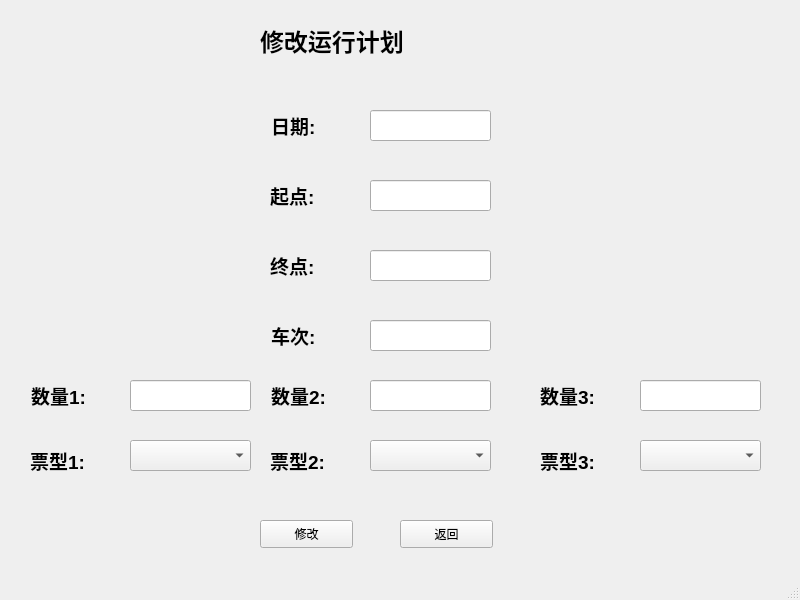
<?xml version="1.0" encoding="UTF-8"?>
<ui version="4.0">
 <class>QtModifyPlan</class>
 <widget class="QMainWindow" name="QtModifyPlan">
  <property name="geometry">
   <rect>
    <x>0</x>
    <y>0</y>
    <width>800</width>
    <height>600</height>
   </rect>
  </property>
  <property name="windowTitle">
   <string>MainWindow</string>
  </property>
  <widget class="QWidget" name="centralwidget">
   <widget class="QLineEdit" name="lineEdit_2">
    <property name="geometry">
     <rect>
      <x>370</x>
      <y>180</y>
      <width>121</width>
      <height>31</height>
     </rect>
    </property>
   </widget>
   <widget class="QLabel" name="label_11">
    <property name="geometry">
     <rect>
      <x>260</x>
      <y>10</y>
      <width>311</width>
      <height>61</height>
     </rect>
    </property>
    <property name="text">
     <string>&lt;html&gt;&lt;head/&gt;&lt;body&gt;&lt;p&gt;&lt;span style=&quot; font-size:18pt; font-weight:600;&quot;&gt;修改运行计划&lt;/span&gt;&lt;/p&gt;&lt;/body&gt;&lt;/html&gt;</string>
    </property>
   </widget>
   <widget class="QLineEdit" name="lineEdit_4">
    <property name="geometry">
     <rect>
      <x>370</x>
      <y>320</y>
      <width>121</width>
      <height>31</height>
     </rect>
    </property>
   </widget>
   <widget class="QLineEdit" name="lineEdit">
    <property name="geometry">
     <rect>
      <x>370</x>
      <y>110</y>
      <width>121</width>
      <height>31</height>
     </rect>
    </property>
   </widget>
   <widget class="QLabel" name="label_9">
    <property name="geometry">
     <rect>
      <x>31</x>
      <y>380</y>
      <width>81</width>
      <height>31</height>
     </rect>
    </property>
    <property name="text">
     <string>&lt;html&gt;&lt;head/&gt;&lt;body&gt;&lt;p&gt;&lt;span style=&quot; font-size:14pt; font-weight:600;&quot;&gt;数量1:&lt;/span&gt;&lt;/p&gt;&lt;/body&gt;&lt;/html&gt;</string>
    </property>
   </widget>
   <widget class="QComboBox" name="comboBox">
    <property name="geometry">
     <rect>
      <x>370</x>
      <y>440</y>
      <width>121</width>
      <height>31</height>
     </rect>
    </property>
    <item>
     <property name="text">
      <string/>
     </property>
    </item>
    <item>
     <property name="text">
      <string>一等座</string>
     </property>
    </item>
    <item>
     <property name="text">
      <string>二等座</string>
     </property>
    </item>
    <item>
     <property name="text">
      <string>无座</string>
     </property>
    </item>
    <item>
     <property name="text">
      <string>商务座</string>
     </property>
    </item>
    <item>
     <property name="text">
      <string>硬座</string>
     </property>
    </item>
    <item>
     <property name="text">
      <string>软座</string>
     </property>
    </item>
    <item>
     <property name="text">
      <string>硬卧上</string>
     </property>
    </item>
    <item>
     <property name="text">
      <string>硬卧中</string>
     </property>
    </item>
    <item>
     <property name="text">
      <string>硬卧下</string>
     </property>
    </item>
    <item>
     <property name="text">
      <string>软卧下</string>
     </property>
    </item>
    <item>
     <property name="text">
      <string>高级软卧</string>
     </property>
    </item>
    <item>
     <property name="text">
      <string>特等座</string>
     </property>
    </item>
   </widget>
   <widget class="QLabel" name="label_2">
    <property name="geometry">
     <rect>
      <x>270</x>
      <y>175</y>
      <width>81</width>
      <height>41</height>
     </rect>
    </property>
    <property name="text">
     <string>&lt;html&gt;&lt;head/&gt;&lt;body&gt;&lt;p&gt;&lt;span style=&quot; font-size:14pt; font-weight:600;&quot;&gt;起点:&lt;/span&gt;&lt;/p&gt;&lt;/body&gt;&lt;/html&gt;</string>
    </property>
   </widget>
   <widget class="QLabel" name="label">
    <property name="geometry">
     <rect>
      <x>271</x>
      <y>110</y>
      <width>81</width>
      <height>31</height>
     </rect>
    </property>
    <property name="text">
     <string>&lt;html&gt;&lt;head/&gt;&lt;body&gt;&lt;p&gt;&lt;span style=&quot; font-size:14pt; font-weight:600;&quot;&gt;日期:&lt;/span&gt;&lt;/p&gt;&lt;/body&gt;&lt;/html&gt;</string>
    </property>
   </widget>
   <widget class="QLineEdit" name="lineEdit_7">
    <property name="geometry">
     <rect>
      <x>130</x>
      <y>380</y>
      <width>121</width>
      <height>31</height>
     </rect>
    </property>
   </widget>
   <widget class="QComboBox" name="comboBox_3">
    <property name="geometry">
     <rect>
      <x>130</x>
      <y>440</y>
      <width>121</width>
      <height>31</height>
     </rect>
    </property>
    <item>
     <property name="text">
      <string/>
     </property>
    </item>
    <item>
     <property name="text">
      <string>一等座</string>
     </property>
    </item>
    <item>
     <property name="text">
      <string>二等座</string>
     </property>
    </item>
    <item>
     <property name="text">
      <string>无座</string>
     </property>
    </item>
    <item>
     <property name="text">
      <string>商务座</string>
     </property>
    </item>
    <item>
     <property name="text">
      <string>硬座</string>
     </property>
    </item>
    <item>
     <property name="text">
      <string>软座</string>
     </property>
    </item>
    <item>
     <property name="text">
      <string>硬卧上</string>
     </property>
    </item>
    <item>
     <property name="text">
      <string>硬卧中</string>
     </property>
    </item>
    <item>
     <property name="text">
      <string>硬卧下</string>
     </property>
    </item>
    <item>
     <property name="text">
      <string>软卧下</string>
     </property>
    </item>
    <item>
     <property name="text">
      <string>高级软卧</string>
     </property>
    </item>
    <item>
     <property name="text">
      <string>特等座</string>
     </property>
    </item>
   </widget>
   <widget class="QLineEdit" name="lineEdit_3">
    <property name="geometry">
     <rect>
      <x>370</x>
      <y>250</y>
      <width>121</width>
      <height>31</height>
     </rect>
    </property>
   </widget>
   <widget class="QLabel" name="label_3">
    <property name="geometry">
     <rect>
      <x>270</x>
      <y>245</y>
      <width>72</width>
      <height>41</height>
     </rect>
    </property>
    <property name="text">
     <string>&lt;html&gt;&lt;head/&gt;&lt;body&gt;&lt;p&gt;&lt;span style=&quot; font-size:14pt; font-weight:600;&quot;&gt;终点:&lt;/span&gt;&lt;/p&gt;&lt;/body&gt;&lt;/html&gt;</string>
    </property>
   </widget>
   <widget class="QLabel" name="label_10">
    <property name="geometry">
     <rect>
      <x>30</x>
      <y>440</y>
      <width>72</width>
      <height>41</height>
     </rect>
    </property>
    <property name="text">
     <string>&lt;html&gt;&lt;head/&gt;&lt;body&gt;&lt;p&gt;&lt;span style=&quot; font-size:14pt; font-weight:600;&quot;&gt;票型1:&lt;/span&gt;&lt;/p&gt;&lt;/body&gt;&lt;/html&gt;</string>
    </property>
   </widget>
   <widget class="QPushButton" name="pushButton_3">
    <property name="geometry">
     <rect>
      <x>400</x>
      <y>520</y>
      <width>93</width>
      <height>28</height>
     </rect>
    </property>
    <property name="text">
     <string>返回</string>
    </property>
   </widget>
   <widget class="QLineEdit" name="lineEdit_6">
    <property name="geometry">
     <rect>
      <x>640</x>
      <y>380</y>
      <width>121</width>
      <height>31</height>
     </rect>
    </property>
   </widget>
   <widget class="QLineEdit" name="lineEdit_5">
    <property name="geometry">
     <rect>
      <x>370</x>
      <y>380</y>
      <width>121</width>
      <height>31</height>
     </rect>
    </property>
   </widget>
   <widget class="QComboBox" name="comboBox_2">
    <property name="geometry">
     <rect>
      <x>640</x>
      <y>440</y>
      <width>121</width>
      <height>31</height>
     </rect>
    </property>
    <item>
     <property name="text">
      <string/>
     </property>
    </item>
    <item>
     <property name="text">
      <string>一等座</string>
     </property>
    </item>
    <item>
     <property name="text">
      <string>二等座</string>
     </property>
    </item>
    <item>
     <property name="text">
      <string>无座</string>
     </property>
    </item>
    <item>
     <property name="text">
      <string>商务座</string>
     </property>
    </item>
    <item>
     <property name="text">
      <string>硬座</string>
     </property>
    </item>
    <item>
     <property name="text">
      <string>软座</string>
     </property>
    </item>
    <item>
     <property name="text">
      <string>硬卧上</string>
     </property>
    </item>
    <item>
     <property name="text">
      <string>硬卧中</string>
     </property>
    </item>
    <item>
     <property name="text">
      <string>硬卧下</string>
     </property>
    </item>
    <item>
     <property name="text">
      <string>软卧下</string>
     </property>
    </item>
    <item>
     <property name="text">
      <string>高级软卧</string>
     </property>
    </item>
    <item>
     <property name="text">
      <string>特等座</string>
     </property>
    </item>
   </widget>
   <widget class="QLabel" name="label_5">
    <property name="geometry">
     <rect>
      <x>271</x>
      <y>380</y>
      <width>81</width>
      <height>31</height>
     </rect>
    </property>
    <property name="text">
     <string>&lt;html&gt;&lt;head/&gt;&lt;body&gt;&lt;p&gt;&lt;span style=&quot; font-size:14pt; font-weight:600;&quot;&gt;数量2:&lt;/span&gt;&lt;/p&gt;&lt;/body&gt;&lt;/html&gt;</string>
    </property>
   </widget>
   <widget class="QLabel" name="label_6">
    <property name="geometry">
     <rect>
      <x>270</x>
      <y>440</y>
      <width>72</width>
      <height>41</height>
     </rect>
    </property>
    <property name="text">
     <string>&lt;html&gt;&lt;head/&gt;&lt;body&gt;&lt;p&gt;&lt;span style=&quot; font-size:14pt; font-weight:600;&quot;&gt;票型2:&lt;/span&gt;&lt;/p&gt;&lt;/body&gt;&lt;/html&gt;</string>
    </property>
   </widget>
   <widget class="QLabel" name="label_4">
    <property name="geometry">
     <rect>
      <x>271</x>
      <y>320</y>
      <width>81</width>
      <height>31</height>
     </rect>
    </property>
    <property name="text">
     <string>&lt;html&gt;&lt;head/&gt;&lt;body&gt;&lt;p&gt;&lt;span style=&quot; font-size:14pt; font-weight:600;&quot;&gt;车次:&lt;/span&gt;&lt;/p&gt;&lt;/body&gt;&lt;/html&gt;</string>
    </property>
   </widget>
   <widget class="QLabel" name="label_8">
    <property name="geometry">
     <rect>
      <x>540</x>
      <y>440</y>
      <width>72</width>
      <height>41</height>
     </rect>
    </property>
    <property name="text">
     <string>&lt;html&gt;&lt;head/&gt;&lt;body&gt;&lt;p&gt;&lt;span style=&quot; font-size:14pt; font-weight:600;&quot;&gt;票型3:&lt;/span&gt;&lt;/p&gt;&lt;/body&gt;&lt;/html&gt;</string>
    </property>
   </widget>
   <widget class="QLabel" name="label_7">
    <property name="geometry">
     <rect>
      <x>540</x>
      <y>380</y>
      <width>81</width>
      <height>31</height>
     </rect>
    </property>
    <property name="text">
     <string>&lt;html&gt;&lt;head/&gt;&lt;body&gt;&lt;p&gt;&lt;span style=&quot; font-size:14pt; font-weight:600;&quot;&gt;数量3:&lt;/span&gt;&lt;/p&gt;&lt;/body&gt;&lt;/html&gt;</string>
    </property>
   </widget>
   <widget class="QPushButton" name="pushButton">
    <property name="geometry">
     <rect>
      <x>260</x>
      <y>520</y>
      <width>93</width>
      <height>28</height>
     </rect>
    </property>
    <property name="text">
     <string>修改</string>
    </property>
   </widget>
  </widget>
  <widget class="QStatusBar" name="statusbar"/>
 </widget>
 <resources/>
 <connections/>
</ui>
